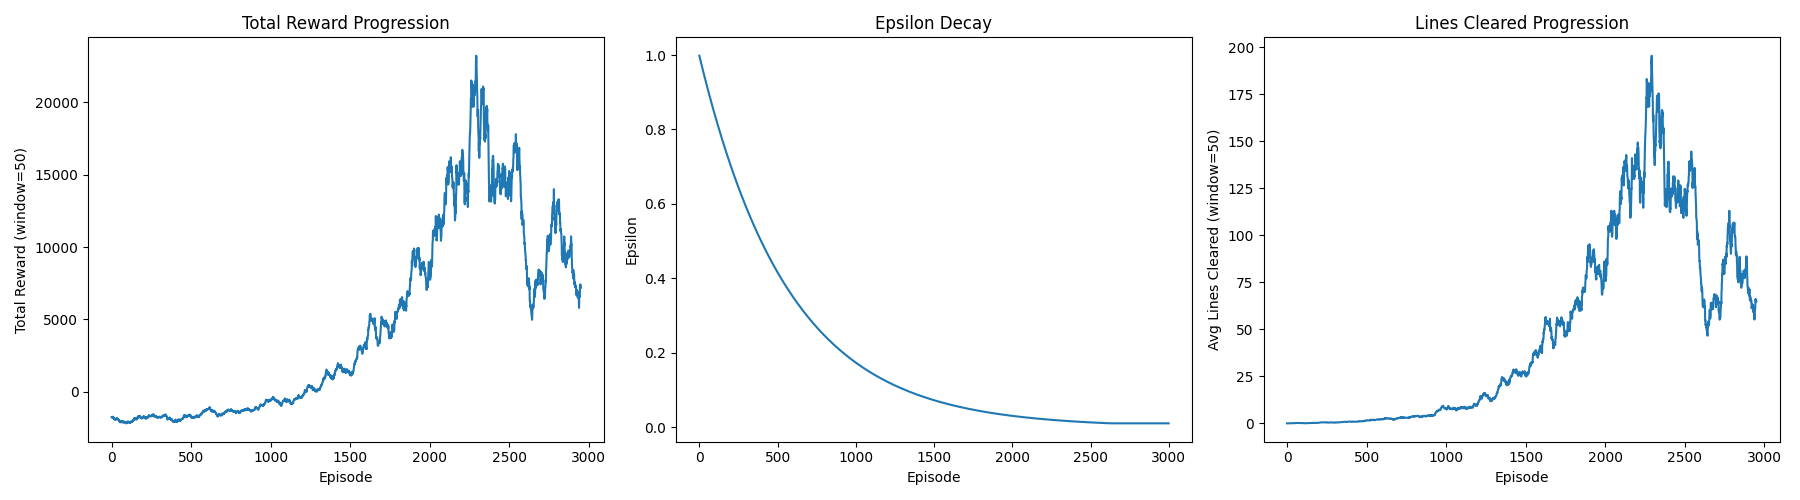

The Python source for this figure:
import cv2
import gymnasium as gym
import numpy as np
import random
import torch
import torch.nn as nn
import torch.optim as optim
from collections import deque
import os
import matplotlib
matplotlib.use('Agg')
import matplotlib.pyplot as plt
import yaml

from tetris_gymnasium.envs.tetris import Tetris
from tetris_gymnasium.mappings.actions import ActionsMapping

# Initialize ActionsMapping for use in functions
A = ActionsMapping()

# ------------------------
# Directories & Config
# ------------------------
CHECKPOINT_DIR = "checkpoints"
GRAPHS_DIR = "graphs"
BEST_MODELS_DIR = "best_models"  # Store history of best models
GRAPH_FILE = f"{GRAPHS_DIR}/tetris_training_graph_features.png"
SAVE_EVERY = 200
MAX_CHECKPOINTS = 10
MAX_BEST_MODELS = 10 

# Fixed to 5 features: smoothness, lines_cleared, holes, min_height, max_height
FEATURE_DIM = 5

# ------------------------
# VNN - Value Neural Network (Afterstate Learning)
# ------------------------
class VNN(nn.Module):
    def __init__(self, feature_dim=5):
        super(VNN, self).__init__()
        
        # 5-feature network: feature_dim -> 64 -> 64 -> 1
        self.fc1 = nn.Sequential(nn.Linear(feature_dim, 64), nn.ReLU(inplace=True))
        self.fc2 = nn.Sequential(nn.Linear(64, 64), nn.ReLU(inplace=True))
        self.fc3 = nn.Sequential(nn.Linear(64, 1))
        self._create_weights()
        # print(f"🔧 Network architecture: {feature_dim} -> 64 -> 64 -> 1")

    def _create_weights(self):
        """Xavier initialization"""
        for m in self.modules():
            if isinstance(m, nn.Linear):
                nn.init.xavier_uniform_(m.weight)
                nn.init.constant_(m.bias, 0)

    def forward(self, features):
        x = self.fc1(features)
        x = self.fc2(x) 
        x = self.fc3(x)
        return x

# ------------------------
# Agent Class
# ------------------------
class Agent:
    def __init__(self, feature_dim, lr, gamma, batch_size, memory_size, device):
        """
        Initialize the DQN Agent with networks, optimizer, and replay memory.
        
        Args:
            feature_dim: Dimension of the feature vector
            lr: Learning rate
            gamma: Discount factor
            batch_size: Batch size for training
            memory_size: Maximum size of replay memory
            device: torch device (cuda or cpu)
        """
        self.device = device
        self.gamma = gamma
        self.batch_size = batch_size
        
        # Create networks
        self.policy_net = VNN(feature_dim).to(device)
        self.target_net = VNN(feature_dim).to(device)
        self.target_net.load_state_dict(self.policy_net.state_dict())
        
        # Optimizer and loss
        self.optimizer = optim.Adam(self.policy_net.parameters(), lr=lr)
        self.loss_fn = nn.MSELoss()
        
        # Replay memory
        self.memory = deque(maxlen=memory_size)
    
    def remember(self, features, reward, max_next_q, done):
        """Store transition in replay memory with max Q-value of next state"""
        self.memory.append((features, reward, max_next_q, done))
    
    def replay(self):
        """Train the network using a batch from replay memory"""
        if len(self.memory) < self.batch_size:
            return
        
        batch = random.sample(self.memory, self.batch_size)
        features, rewards, max_next_qs, dones = zip(*batch)
        
        features = torch.tensor(np.array(features), dtype=torch.float32).to(self.device)
        rewards = torch.tensor(np.array(rewards, dtype=np.float32), dtype=torch.float32).to(self.device)
        max_next_qs = torch.tensor(np.array(max_next_qs, dtype=np.float32), dtype=torch.float32).to(self.device)
        
        # State values for current states
        state_values = self.policy_net(features).squeeze()
        
        # Compute target values using stored max values
        y_batch = []
        for reward, done, max_next_q in zip(rewards, dones, max_next_qs):
            if done:
                y_batch.append(reward)
            else:
                y_batch.append(reward + self.gamma * max_next_q)
        y_batch = torch.stack(y_batch).to(self.device)
        
        # Compute loss and update
        loss = self.loss_fn(state_values, y_batch)
        self.optimizer.zero_grad()
        loss.backward()
        self.optimizer.step()
    
    def update_target_network(self):
        """Copy weights from policy network to target network"""
        self.target_net.load_state_dict(self.policy_net.state_dict())
    
    def save(self, filepath, epsilon, episode, reward=None):
        """Save agent state to file"""
        state = {
            "policy_state_dict": self.policy_net.state_dict(),
            "target_state_dict": self.target_net.state_dict(),
            "epsilon": epsilon,
            "episode": episode
        }
        if reward is not None:
            state["reward"] = reward
        torch.save(state, filepath)
    
    def load(self, filepath):
        """Load agent state from file"""
        checkpoint = torch.load(filepath, map_location=self.device, weights_only=False)
        self.policy_net.load_state_dict(checkpoint["policy_state_dict"])
        self.target_net.load_state_dict(checkpoint["target_state_dict"])
        return checkpoint

# ------------------------
# Tetris Environment Wrapper
# ------------------------
class TetrisEnv:
    """Wrapper class for Tetris environment with helper methods"""
    
    # Offsets to convert trimmed-x → env-x
    # Format: piece_index : [offset_per_rotation]
    X_OFFSETS = {
        0: [0, -2],         # I (horizontal, vertical)
        1: [0],             # O
        2: [0, -1, 0, 0],   # T
        3: [0, -1],          # S
        4: [0, -1],          # Z
        5: [0, -1, 0, 0],   # J
        6: [0, -1, 0, 0],   # L
    }
    
    def __init__(self, render_mode=None):
        """Initialize the Tetris environment"""
        self.env = gym.make("tetris_gymnasium/Tetris", render_mode=render_mode)
        self.obs, self.info = self.env.reset()
    
    def reset(self):
        """Reset the environment"""
        self.obs, self.info = self.env.reset()
        return self.obs, self.info
    
    def step(self, action):
        """Take a step in the environment"""
        return self.env.step(action)
    
    def render(self):
        """Render the environment"""
        return self.env.render()
    
    def close(self):
        """Close the environment"""
        self.env.close()
    
    @staticmethod
    def extract_features(board_state, clear_lines=True):
        """
        Extract 5 features for Tetris board evaluation:
        1. Smoothness (bumpiness - sum of absolute height differences between adjacent columns)
        2. Lines cleared (lines that can be cleared before clearing them)
        3. Holes (empty cells below filled cells)
        4. Min height (shortest column)
        5. Max height (tallest column)
        
        Args:
            board_state: 2D numpy array representing the playable board
            clear_lines: If True, simulate line clearing and return the cleared board
        
        Returns:
            dict with 5 feature values and optionally the cleared board
        """
        H, W = board_state.shape
        
        # Feature 2: Lines cleared (count BEFORE clearing)
        lines_cleared = 0
        rows_to_clear = []
        for row in range(H):
            if all(board_state[row, col] > 0 for col in range(W)):
                lines_cleared += 1
                rows_to_clear.append(row)
        
        # Simulate line clearing if requested
        if clear_lines and rows_to_clear:
            board_after_clear = np.delete(board_state, rows_to_clear, axis=0)
            empty_rows = np.zeros((lines_cleared, W), dtype=board_state.dtype)
            board_state = np.vstack([empty_rows, board_after_clear])
        
        # Calculate column heights (after clearing if applicable)
        column_heights = []
        for col in range(W):
            column = board_state[:, col]
            filled_rows = np.where(column > 0)[0]
            if len(filled_rows) > 0:
                height = H - filled_rows[0]  # Height from bottom
                column_heights.append(height)
            else:
                column_heights.append(0)
        
        # Feature 1: Smoothness (bumpiness)
        # Sum of absolute differences between adjacent column heights
        smoothness = 0
        for i in range(len(column_heights) - 1):
            smoothness += abs(column_heights[i] - column_heights[i + 1])
                
        # Feature 3: Holes
        holes = 0
        for col in range(W):
            column = board_state[:, col]
            filled_rows = np.where(column > 0)[0]
            if len(filled_rows) > 0:
                for row in range(filled_rows[0] + 1, H):
                    if column[row] == 0:
                        holes += 1
        
        # Feature 4: Min height
        min_height = min(column_heights) if column_heights else 0
        
        # Feature 5: Max height
        max_height = max(column_heights) if column_heights else 0
        
        return {
            'smoothness': smoothness,
            'lines_cleared': lines_cleared,  # Now returns lines_cleared instead of complete_lines
            'holes': holes,
            'min_height': min_height,
            'max_height': max_height,
            'cleared_board': board_state  # Return the cleared board for use in get_all_board_states
        }
    
    def get_current_state_features(self):
        """Get features for the current board state"""
        board = self.env.unwrapped.board.astype(np.float32)
        H, W = board.shape
        playable_board = board[:H-4, 4:W-4]  # Remove padding
        
        # Extract features (don't clear lines for current state)
        features = self.extract_features(playable_board, clear_lines=False)
        feature_vector = np.array([
            features['smoothness'] / 100.0,     # Bumpiness: 9 pairs * ~10 avg diff = 90 typical max
            features['lines_cleared'] / 4.0,   # 0-4 → 0-1
            features['holes'] / 10.0,          # 0-10 → 0-1
            features['min_height'] / 20.0,     # 0-20 → 0-1
            features['max_height'] / 20.0      # 0-20 → 0-1
        ], dtype=np.float32)
        
        return feature_vector
    
    @staticmethod
    def shape_reward(lines_cleared, terminated, max_height):
        """
        Reward formula focused on line clearing and survival:
        - Tetris (4 lines): +800 points (good reward, but not excessive)
        - Triple (3 lines): +300 points
        - Double (2 lines): +200 points
        - Single (1 line):  +100 points
        - No lines:         +10 points (survival reward - staying alive is good!)
        - Height penalties: Progressive penalties for dangerous heights
        - Game over:        -500 penalty (strong deterrent)
        
        The +10 survival reward encourages efficient piece placement and teaches
        the agent that successfully placing pieces (even without clearing) is valuable.
        
        Holes and bumpiness are NOT directly penalized here - the agent should
        learn they're bad because they lead to worse future states (fewer options,
        higher risk of death). This allows the agent to discover strategy naturally.
        
        Args:
            lines_cleared: Number of lines cleared this step (0-4)
            terminated: Whether the game ended
            max_height: Maximum column height on the board (0-20)
        
        Returns:
            Reward score for this step
        """
        # Heavy penalty for game over - this is the main teaching signal
        if terminated:
            return -500  # Increased from -300 to strongly discourage risky play
        
        # Base scoring system - reduced Tetris reward to balance risk/reward
        if lines_cleared >= 4:  # Tetris
            reward = 800  # Reduced from 1200 - still excellent but not worth dying for
        elif lines_cleared == 3:  # Triple
            reward = 300
        elif lines_cleared == 2:  # Double
            reward = 200
        elif lines_cleared == 1:  # Single
            reward = 100
        else:
            reward = 10  # Small survival reward - successfully placing a piece is good!
        
        # Height-based penalties: teach agent that high stacks are dangerous
        # These are necessary because height directly affects immediate survival risk
        
        
        if max_height >= 14:
            reward -= 500   # WARNING - getting risky
        elif max_height >= 12:
            reward -= 20   # CAUTION - starting to stack high
        elif max_height >= 10:
            reward -= 10   # Slight penalty at medium height
        
        return reward
    
    @staticmethod
    def trim_piece(piece):
        """Trim whitespace from piece matrix"""
        rows = np.any(piece, axis=1)
        cols = np.any(piece, axis=0)
        return piece[np.ix_(rows, cols)]

    def get_unique_rotations(self, tetromino):
        """Get all unique rotations of a tetromino"""
        rotations = []
        seen = []
        mat = tetromino.matrix.copy()
        for _ in range(4):
            trimmed = self.trim_piece(mat)
            if not any(np.array_equal(trimmed, s) for s in seen):
                seen.append(trimmed)
                rotations.append(trimmed)
            mat = np.rot90(mat, -1)
        return rotations

    @staticmethod
    def piece_bounds(piece):
        """Get left and right bounds of piece"""
        cols = np.any(piece, axis=0)
        left = np.argmax(cols)
        right = len(cols) - 1 - np.argmax(cols[::-1])
        return left, right

    @staticmethod
    def check_collision(board, piece, x, y):
        """Check if piece collides with board at position (x, y)"""
        H, W = board.shape
        h, w = piece.shape
        for py in range(h):
            for px in range(w):
                if piece[py, px]:
                    bx = x + px
                    by = y + py
                    if bx < 0 or bx >= W or by < 0 or by >= H:
                        return True
                    if board[by, bx]:
                        return True
        return False

    @staticmethod
    def place_piece(board, piece, x, y):
        """Place piece on board at position (x, y)"""
        new_board = board.copy()
        h, w = piece.shape
        for py in range(h):
            for px in range(w):
                if piece[py, px]:
                    new_board[y + py, x + px] = 1
        return new_board

    def compute_action_sequence(self, tetro_idx, tetro, target_rot_id, target_x):
        """Compute action sequence to place piece at target position and rotation"""
        actions = []
        
        # The piece always spawns at rotation 0, so target_rot_id directly tells us
        # how many clockwise rotations to perform
        n_rot = target_rot_id
        actions += [A.rotate_counterclockwise] * n_rot

        # --- Apply per-piece per-rotation offset ---
        offset = self.X_OFFSETS[tetro_idx][target_rot_id]
        corrected_target_x = target_x + offset

        start_x = self.env.unwrapped.x
        dx = corrected_target_x - start_x

        if dx > 0:
            actions += [A.move_right] * dx
        elif dx < 0:
            actions += [A.move_left] * (-dx)

        actions.append(A.hard_drop)
        return actions

    def get_all_board_states(self, tetro_idx, tetro):
        """Get all possible board states for current piece"""
        board = self.env.unwrapped.board.copy()
        H, W = board.shape
        
        # CRITICAL FIX: Clear any full lines in the board snapshot FIRST
        # The environment may not have cleared lines from the previous piece yet
        playable_snapshot = board[:H-4, 4:W-4]
        rows_to_clear = []
        for row in range(playable_snapshot.shape[0]):
            if np.all(playable_snapshot[row] > 0):
                rows_to_clear.append(row)
        
        if rows_to_clear:
            # Remove full rows and add empty rows at top
            playable_snapshot = np.delete(playable_snapshot, rows_to_clear, axis=0)
            empty_rows = np.zeros((len(rows_to_clear), playable_snapshot.shape[1]), dtype=playable_snapshot.dtype)
            playable_snapshot = np.vstack([empty_rows, playable_snapshot])
            # Reconstruct full board with padding
            board = np.zeros((H, W), dtype=board.dtype)
            board[:H-4, 4:W-4] = playable_snapshot
        
        rotations = self.get_unique_rotations(tetro)
        results = []

        pad = 4
        playable_x_min = pad
        playable_x_max = W - pad

        for rot_id, piece in enumerate(rotations):
            h, w = piece.shape
            left, right = self.piece_bounds(piece)

            # x is the LEFTMOST occupied column in board coords
            min_x = playable_x_min - left
            max_x = playable_x_max - (right + 1)

            for x in range(min_x, max_x + 1):
                y = 0
                while not self.check_collision(board, piece, x, y):
                    y += 1
                y -= 1
                if y < 0:
                    continue

                new_board = self.place_piece(board, piece, x, y)
                
                # Extract playable area for feature calculation
                H_full, W_full = new_board.shape
                playable_board = new_board[:H_full-4, 4:W_full-4]  # Remove padding
                
                # Extract features with line clearing simulation
                # This counts lines BEFORE clearing, then simulates clearing for other features
                features = self.extract_features(playable_board, clear_lines=True)
                
                # Use the cleared board for future state evaluation
                playable_board = features['cleared_board']
                
                # Build feature vector
                feature_vector = np.array([
                    features['smoothness'] / 100.0,         # Bumpiness: 9 pairs * ~10 avg diff = 90 typical max
                    features['lines_cleared'] / 4.0,       # 0-4 → 0-1
                    features['holes'] / 10.0,              # 0-10 → 0-1
                    features['min_height'] / 20.0,         # 0-20 → 0-1
                    features['max_height'] / 20.0          # 0-20 → 0-1
                ], dtype=np.float32)
                
                actions = self.compute_action_sequence(
                    tetro_idx,  
                    tetro,
                    rot_id,
                    x
                )
                results.append({
                    "rotation": rot_id,
                    "x": x,
                    "y": y,
                    "features": feature_vector,  # Now returns feature vector instead of board
                    "actions": actions,
                    "board": playable_board  # For debugging
                })

        return results

# ------------------------
# Helper Functions
# ------------------------
def cleanup_checkpoints(folder, max_keep):
    files = sorted(
        [f for f in os.listdir(folder) if f.endswith(".pth")],
        key=lambda f: os.path.getmtime(os.path.join(folder, f))
    )
    while len(files) > max_keep:
        old_file = files.pop(0)
        os.remove(os.path.join(folder, old_file))
        print(f"🧹 Removed old checkpoint: {old_file}")

def save_training_graph(rewards_per_episode, epsilon_history, lines_per_episode):
    fig = plt.figure(figsize=(18,5))
    window = 50
    
    # Rewards
    plt.subplot(1, 3, 1)
    if len(rewards_per_episode) >= window:
        smoothed_rewards = np.convolve(rewards_per_episode, np.ones(window)/window, mode='valid')
    else:
        smoothed_rewards = rewards_per_episode
    plt.plot(range(len(smoothed_rewards)), smoothed_rewards)
    plt.xlabel("Episode")
    plt.ylabel(f"Total Reward (window={window})")
    plt.title("Total Reward Progression")
    
    # Epsilon
    plt.subplot(1, 3, 2)
    plt.plot(epsilon_history)
    plt.xlabel("Episode")
    plt.ylabel("Epsilon")
    plt.title("Epsilon Decay")
    
    # Lines cleared
    plt.subplot(1, 3, 3)
    if len(lines_per_episode) >= window:
        avg_lines = np.convolve(lines_per_episode, np.ones(window)/window, mode='valid')
    else:
        avg_lines = lines_per_episode
    plt.plot(range(len(avg_lines)), avg_lines)
    plt.xlabel("Episode")
    plt.ylabel(f"Avg Lines Cleared (window={window})")
    plt.title("Lines Cleared Progression")
    
    plt.tight_layout()
    plt.savefig(GRAPH_FILE)
    plt.close(fig)

# ------------------------
# Main Training Loop
# ------------------------

if __name__ == "__main__":
    # Create directories
    os.makedirs(CHECKPOINT_DIR, exist_ok=True)
    os.makedirs(GRAPHS_DIR, exist_ok=True)
    os.makedirs(BEST_MODELS_DIR, exist_ok=True)
    
    # Load reference hyperparameters
    with open("hyperparams.yaml", "r") as f:
        config = yaml.safe_load(f)

    gamma = config["gamma"]
    epsilon = config["initial_epsilon"]
    epsilon_min = config["final_epsilon"]
    epsilon_decay = config["epsilon_decay"]
    lr = config["lr"]
    batch_size = config["batch_size"]
    memory_size = config["memory_size"]
    target_update_freq = config["target_update_freq"]
    num_episodes = config["num_episodes"]
    save_interval = config["save_interval"]

    device = torch.device("cuda" if torch.cuda.is_available() else "cpu")
    print(f"Using device: {device}")
    
    print("🔧 Using 5-feature extraction (smoothness, lines_cleared, holes, min_height, max_height)")
    
    # Create environment wrapper
    tetris_env = TetrisEnv(render_mode=None)
    
    # ------------------------
    # Replay Memory & Networks
    # ------------------------
    # Set seed like reference
    torch.manual_seed(123)
    if torch.cuda.is_available():
        torch.cuda.manual_seed(123)

    # Use the configured feature dimension
    feature_dim = FEATURE_DIM

    # Print hyperparameters
    print("\n🔧 Reference Implementation Hyperparameters:")
    for key, value in config.items():
        print(f"   {key}: {value}")
    print()

    # Create agent
    agent = Agent(
        feature_dim=feature_dim,
        lr=lr,
        gamma=gamma,
        batch_size=batch_size,
        memory_size=memory_size,
        device=device
    )

    # Load checkpoint if it exists
    RESUME_CHECKPOINT = "best_model_features__.pth"  # Feature-based model saved by reward
    start_episode = 0
    if os.path.exists(RESUME_CHECKPOINT):
        print(f"Loading checkpoint: {RESUME_CHECKPOINT}")
        checkpoint = agent.load(RESUME_CHECKPOINT)
        epsilon = checkpoint.get("epsilon", epsilon)  # Resume from saved epsilon
        start_episode = checkpoint.get("episode", 0)
        print(f"Resumed from episode {start_episode}, epsilon={epsilon:.4f}")
    else:
        print("No feature-based checkpoint found, starting from scratch")
    
    best_reward = -float("inf")
    best_lines = 0
    rewards_per_episode = []
    epsilon_history = []
    lines_per_episode = []

    try:
        episode = 0
        
        # Get initial state features
        obs, info = tetris_env.reset()
        current_state_features = tetris_env.get_current_state_features()
        
        print(f"\n🚀 Starting training for {num_episodes} episodes...")
        print(f"💾 Checkpoints will be saved every {save_interval} episodes\n")
        
        pieces_placed = 0
        episode_pieces = 0
        episode_reward_total = 0  # Track cumulative reward per episode
        episode_lines_total = 0  # Track total lines cleared per episode

        while episode < num_episodes:
            # Get all possible next states (like reference implementation)
            tetro = tetris_env.env.unwrapped.active_tetromino
            tetro_idx = tetro.id - 2
            placements = tetris_env.get_all_board_states(tetro_idx, tetro)
            
            if not placements:
                # Can't place piece - game over
                obs, info = tetris_env.reset()
                current_state_features = tetris_env.get_current_state_features()
                continue

            # Get all feature vectors and Q-values
            feature_vectors = np.array([p["features"] for p in placements], dtype=np.float32)
            features_batch = torch.tensor(feature_vectors, dtype=torch.float32).to(device)

            agent.policy_net.eval()
            with torch.no_grad():
                state_values = agent.policy_net(features_batch).squeeze()
            agent.policy_net.train()

            # Epsilon-greedy action selection (reference style)
            u = random.random()
            if u <= epsilon:
                chosen_idx = random.randint(0, len(placements) - 1)
            else:
                chosen_idx = torch.argmax(state_values).item()

            chosen = placements[chosen_idx]
            next_state_features = feature_vectors[chosen_idx]
            
            # Track pieces placed
            pieces_placed += 1
            episode_pieces += 1
            
            # Execute the action sequence
            lines_cleared_this_step = 0
            terminated = False
            for a in chosen["actions"]:
                if terminated:
                    break
                obs, reward_step, terminated, truncated, info = tetris_env.step(a)
                lines_cleared_this_step = info.get("lines_cleared", 0)
                tetris_env.render()
                cv2.waitKey(1)
            
            # Extract max_height from next state features (denormalize for reward calculation)
            # Features: [smoothness/100, lines_cleared/4, holes/10, min_height/20, max_height/20]
            max_height = next_state_features[4] * 20.0  # Denormalize max_height
            
            # Calculate reward - holes and bumpiness affect the state features,
            # so the agent learns their impact through Q-values, not direct penalties
            step_reward = tetris_env.shape_reward(lines_cleared_this_step, terminated, max_height)
            episode_reward_total += step_reward
            episode_lines_total += lines_cleared_this_step  # Accumulate lines cleared
            
            # Compute max Q-value for next state (for proper Q-learning)
            if not terminated:
                # Get all possible placements for the NEXT piece
                next_tetro = tetris_env.env.unwrapped.active_tetromino
                next_tetro_idx = next_tetro.id - 2
                next_placements = tetris_env.get_all_board_states(next_tetro_idx, next_tetro)
                
                if next_placements:
                    # Compute values for all next placements using target network
                    next_feature_vectors = np.array([p["features"] for p in next_placements], dtype=np.float32)
                    next_features_batch = torch.tensor(next_feature_vectors, dtype=torch.float32).to(device)
                    
                    agent.target_net.eval()
                    with torch.no_grad():
                        next_state_values_all = agent.target_net(next_features_batch).squeeze()
                        max_next_q = torch.max(next_state_values_all).item()
                    agent.target_net.train()
                else:
                    # No valid placements = terminal state
                    max_next_q = 0.0
                    terminated = True
            else:
                max_next_q = 0.0
            
            # Store transition in replay memory with max Q-value
            
            agent.remember(current_state_features, step_reward, max_next_q, terminated)
            
            # If episode ended, train and start new episode
            if terminated:
                episode += 1
                
                # Exponential epsilon decay (once per episode)
                epsilon = max(epsilon_min, epsilon * epsilon_decay)
                
                # Train if we have enough samples
                if len(agent.memory) >= batch_size:
                    agent.replay()
                
                # Target network update
                if episode % target_update_freq == 0:
                    agent.update_target_network()
                
                # Checkpoint saving
                if episode % save_interval == 0:
                    checkpoint_path = f"{CHECKPOINT_DIR}/tetris_dqn_ep{episode}.pth"
                    agent.save(checkpoint_path, epsilon, episode)
                    cleanup_checkpoints(CHECKPOINT_DIR, MAX_CHECKPOINTS)
                    save_training_graph(rewards_per_episode, epsilon_history, lines_per_episode)
                    print(f"💾 Checkpoint saved at episode {episode}")
                
                # Save best model based on total episode reward
                if episode_reward_total > best_reward:
                    best_reward = episode_reward_total
                    
                    # Save to best_models history folder
                    best_model_history_path = f"{BEST_MODELS_DIR}/best_model_ep{episode}_reward{episode_reward_total:.0f}.pth"
                    agent.save(best_model_history_path, epsilon, episode, episode_reward_total)
                    
                    # Clean up old best models (keep only last MAX_BEST_MODELS)
                    cleanup_checkpoints(BEST_MODELS_DIR, MAX_BEST_MODELS)
                    
                    # Also save as the main best_model.pth (most accessible for play_model)
                    agent.save("best_model.pth", epsilon, episode, episode_reward_total)
                    print(f"💎 Saved new best model at Episode {episode} (Reward: {episode_reward_total:.2f})")
                    print(f"   📜 History saved to: {best_model_history_path}")
                
                # Logging
                rewards_per_episode.append(episode_reward_total)
                epsilon_history.append(epsilon)
                lines_per_episode.append(episode_lines_total)  # Total lines cleared in episode
                
                # Per-episode diagnostics with Q-value monitoring
                if len(agent.memory) >= batch_size:
                    sample_batch = random.sample(agent.memory, min(100, len(agent.memory)))
                    sample_features = torch.tensor(np.array([s[0] for s in sample_batch]), dtype=torch.float32).to(device)
                    with torch.no_grad():
                        sample_q = agent.policy_net(sample_features).squeeze()
                    avg_q = sample_q.mean().item()
                    max_q = sample_q.max().item()
                    min_q = sample_q.min().item()
                    print(f"Episode {episode}: {episode_pieces} pieces, reward={episode_reward_total:.1f}, ε={epsilon:.3f} | Q: avg={avg_q:.1f}, max={max_q:.1f}, min={min_q:.1f}, mem={len(agent.memory)}")
                else:
                    print(f"Episode {episode}: {episode_pieces} pieces, reward={episode_reward_total:.1f}, ε={epsilon:.3f}, mem={len(agent.memory)}/{batch_size} (warmup)")
                
                # Reset episode tracking variables
                episode_pieces = 0
                episode_reward_total = 0
                episode_lines_total = 0  # Reset lines counter
                
                # Reset environment
                obs, info = tetris_env.reset()
                current_state_features = tetris_env.get_current_state_features()
            else:
                # Continue with next piece - update current state to the actual board state
                current_state_features = tetris_env.get_current_state_features()

    finally:
        agent.save(f"{CHECKPOINT_DIR}/tetris_dqn_latest.pth", epsilon, episode)
        save_training_graph(rewards_per_episode, epsilon_history, lines_per_episode)
        tetris_env.close()
        print("✅ Latest model saved and graph generated")
